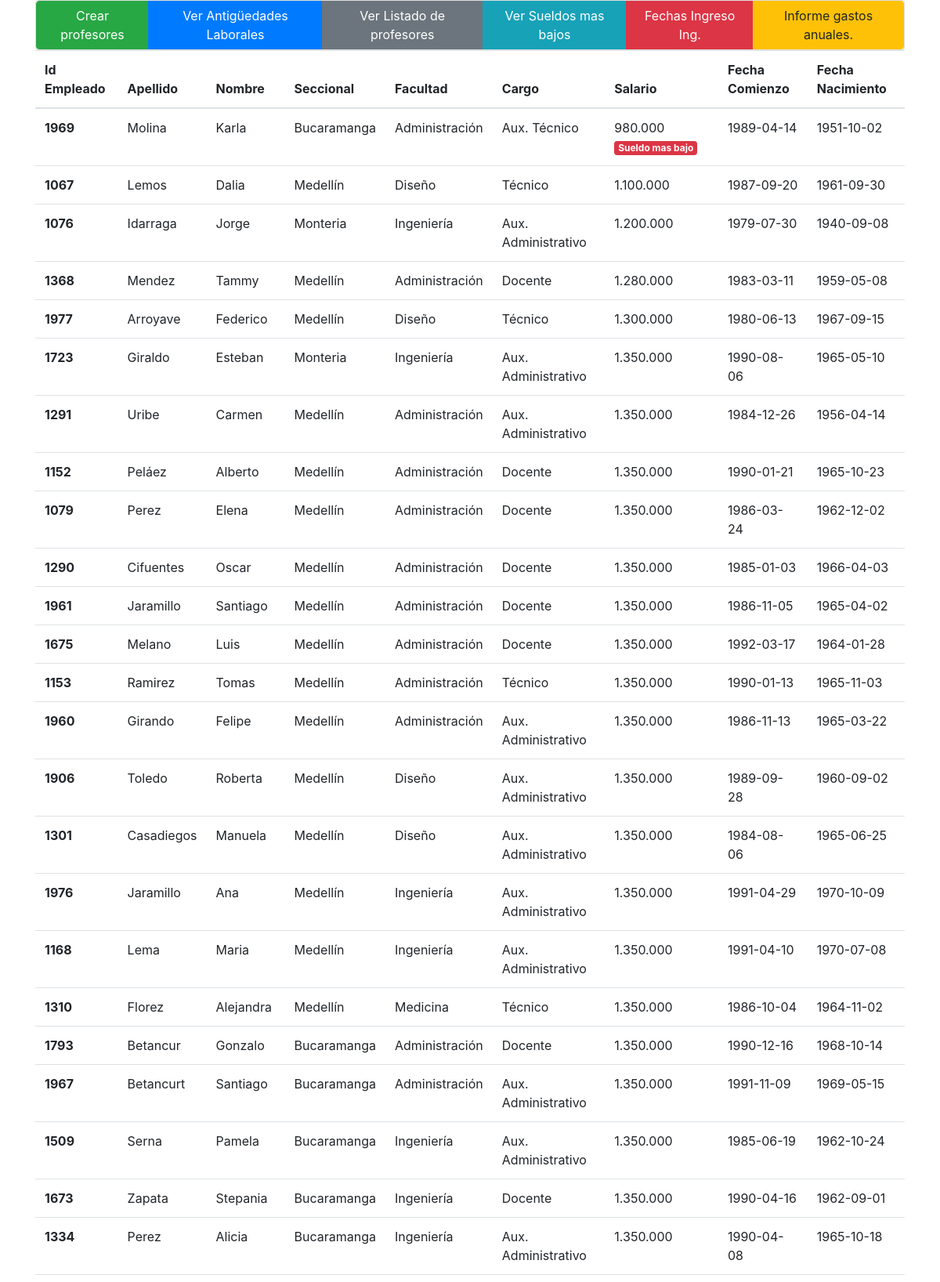
The app's page /vista/sueldomasbajo.php (upper part) with its own data.
### tables this page shows
CREATE TABLE `profesores` (
  `id` int(11) NOT NULL,
  `id_empleado` int(11) NOT NULL,
  `apellido` varchar(255) NOT NULL,
  `nombre` varchar(255) NOT NULL,
  `seccional` varchar(40) NOT NULL,
  `facultad` varchar(40) NOT NULL,
  `cargo` varchar(40) NOT NULL,
  `salario` int(20) NOT NULL,
  `fecha_comienzo` date NOT NULL,
  `fecha_nacimiento` date NOT NULL
);

### modelo/conexion.php (called while the page is built)
<?php
class Conexion
{
	static public function conectar(){
		$link = new PDO("mysql:host=localhost;dbname=profesores","root","martin07081988");
		$link->exec("set names utf8");
		$link->setAttribute(PDO::ATTR_ERRMODE, PDO::ERRMODE_EXCEPTION);
		return $link;
	}
}

### modelo/profesores.model.php (called while the page is built, shortened)
<?php
	require_once 'conexion.php';
	class ProfesorModel	{
		static public function mdlListarSueldosMasBajos(){
			try {
				$stmt = Conexion::conectar()->prepare("SELECT * from profesores ORDER BY salario ASC");
				$stmt->execute();
				$retorno = $stmt->fetchAll(PDO::FETCH_ASSOC);
			} catch (PDOException $e) {
				$error  = $e->getMessage();
			}
			if (isset($error)) {
				return $error;
			} else {
				return $retorno;
			}
		}
	}
?>

### controlador/profesor.controller.php (called while the page is built, shortened)
<?php
	class ProfesoresController
	{
		static public function ctrListarSueldoMasBajo(){
			$sueldomasbajo = ProfesorModel::mdlListarSueldosMasBajos();
			return $sueldomasbajo;
		}
	}
?>

### vista/sueldomasbajo.php (the view, shortened to what this page needs)
<?php
  $sueldomasbajo = ProfesoresController::ctrListarSueldoMasBajo();
  $i = 0;
?>
<!DOCTYPE html>
<html lang="en">
<head>
  <link rel="stylesheet" href="https://cdn.jsdelivr.net/npm/bootstrap@4.6.1/dist/css/bootstrap.min.css">
</head>
<body>
  <div class="container">
    <?php include 'menu.php'; ?>
    <table class="table">
      <thead>
        <tr>
          <th scope="col">Id Empleado</th>
          <th scope="col">Apellido</th>
          <th scope="col">Nombre</th>
          <th scope="col">Seccional</th>
          <th scope="col">Facultad</th>
          <th scope="col">Cargo</th>
          <th scope="col">Salario</th>
          <th scope="col">Fecha Comienzo</th>
          <th scope="col">Fecha Nacimiento</th>
        </tr>
      </thead>
      <tbody>
        <?php foreach ($sueldomasbajo as $val): ?>
          <tr>
            <th scope="row"><?= $val['id_empleado']?></th>
            <td><?= $val['apellido']?></td>
            <td><?= $val['nombre']?></td>
            <td><?= $val['seccional']?></td>
            <td><?= $val['facultad']?></td>
            <td><?= $val['cargo']?></td>
            <td><?= number_format($val['salario'],0,',','.')?> <?php if ($i==0): ?>
                <span class="badge badge-danger">Sueldo mas bajo</span>
              <?php endif ?></td>
            <td>
              <?= $val['fecha_comienzo']?>
            </td>
            <td><?= $val['fecha_nacimiento']?></td>
          </tr>
        <?php  $i++; endforeach ?>
      </tbody>
    </table>
  </div>
</body>
</html>

### records on screen
profesores: id_empleado "1969", apellido "Molina", nombre "Karla", seccional "Bucaramanga", facultad "Administración", cargo "Aux. Técnico", salario "980.000", shows "Sueldo mas bajo", fecha_comienzo "1989-04-14", fecha_nacimiento "1951-10-02"
profesores: id_empleado "1067", apellido "Lemos", nombre "Dalia", seccional "Medellín", facultad "Diseño", cargo "Técnico", salario "1.100.000", fecha_comienzo "1987-09-20", fecha_nacimiento "1961-09-30"
profesores: id_empleado "1076", apellido "Idarraga", nombre "Jorge", seccional "Monteria", facultad "Ingeniería", cargo "Aux. Administrativo", salario "1.200.000", fecha_comienzo "1979-07-30", fecha_nacimiento "1940-09-08"
profesores: id_empleado "1368", apellido "Mendez", nombre "Tammy", seccional "Medellín", facultad "Administración", cargo "Docente", salario "1.280.000", fecha_comienzo "1983-03-11", fecha_nacimiento "1959-05-08"
profesores: id_empleado "1977", apellido "Arroyave", nombre "Federico", seccional "Medellín", facultad "Diseño", cargo "Técnico", salario "1.300.000", fecha_comienzo "1980-06-13", fecha_nacimiento "1967-09-15"
profesores: id_empleado "1723", apellido "Giraldo", nombre "Esteban", seccional "Monteria", facultad "Ingeniería", cargo "Aux. Administrativo", salario "1.350.000", fecha_comienzo "1990-08-06", fecha_nacimiento "1965-05-10"
profesores: id_empleado "1291", apellido "Uribe", nombre "Carmen", seccional "Medellín", facultad "Administración", cargo "Aux. Administrativo", salario "1.350.000", fecha_comienzo "1984-12-26", fecha_nacimiento "1956-04-14"
profesores: id_empleado "1152", apellido "Peláez", nombre "Alberto", seccional "Medellín", facultad "Administración", cargo "Docente", salario "1.350.000", fecha_comienzo "1990-01-21", fecha_nacimiento "1965-10-23"
profesores: id_empleado "1079", apellido "Perez", nombre "Elena", seccional "Medellín", facultad "Administración", cargo "Docente", salario "1.350.000", fecha_comienzo "1986-03-24", fecha_nacimiento "1962-12-02"
profesores: id_empleado "1290", apellido "Cifuentes", nombre "Oscar", seccional "Medellín", facultad "Administración", cargo "Docente", salario "1.350.000", fecha_comienzo "1985-01-03", fecha_nacimiento "1966-04-03"
profesores: id_empleado "1961", apellido "Jaramillo", nombre "Santiago", seccional "Medellín", facultad "Administración", cargo "Docente", salario "1.350.000", fecha_comienzo "1986-11-05", fecha_nacimiento "1965-04-02"
profesores: id_empleado "1675", apellido "Melano", nombre "Luis", seccional "Medellín", facultad "Administración", cargo "Docente", salario "1.350.000", fecha_comienzo "1992-03-17", fecha_nacimiento "1964-01-28"
profesores: id_empleado "1153", apellido "Ramirez", nombre "Tomas", seccional "Medellín", facultad "Administración", cargo "Técnico", salario "1.350.000", fecha_comienzo "1990-01-13", fecha_nacimiento "1965-11-03"
profesores: id_empleado "1960", apellido "Girando", nombre "Felipe", seccional "Medellín", facultad "Administración", cargo "Aux. Administrativo", salario "1.350.000", fecha_comienzo "1986-11-13", fecha_nacimiento "1965-03-22"
profesores: id_empleado "1906", apellido "Toledo", nombre "Roberta", seccional "Medellín", facultad "Diseño", cargo "Aux. Administrativo", salario "1.350.000", fecha_comienzo "1989-09-28", fecha_nacimiento "1960-09-02"
profesores: id_empleado "1301", apellido "Casadiegos", nombre "Manuela", seccional "Medellín", facultad "Diseño", cargo "Aux. Administrativo", salario "1.350.000", fecha_comienzo "1984-08-06", fecha_nacimiento "1965-06-25"
profesores: id_empleado "1976", apellido "Jaramillo", nombre "Ana", seccional "Medellín", facultad "Ingeniería", cargo "Aux. Administrativo", salario "1.350.000", fecha_comienzo "1991-04-29", fecha_nacimiento "1970-10-09"
profesores: id_empleado "1168", apellido "Lema", nombre "Maria", seccional "Medellín", facultad "Ingeniería", cargo "Aux. Administrativo", salario "1.350.000", fecha_comienzo "1991-04-10", fecha_nacimiento "1970-07-08"
profesores: id_empleado "1310", apellido "Florez", nombre "Alejandra", seccional "Medellín", facultad "Medicina", cargo "Técnico", salario "1.350.000", fecha_comienzo "1986-10-04", fecha_nacimiento "1964-11-02"
profesores: id_empleado "1793", apellido "Betancur", nombre "Gonzalo", seccional "Bucaramanga", facultad "Administración", cargo "Docente", salario "1.350.000", fecha_comienzo "1990-12-16", fecha_nacimiento "1968-10-14"
profesores: id_empleado "1967", apellido "Betancurt", nombre "Santiago", seccional "Bucaramanga", facultad "Administración", cargo "Aux. Administrativo", salario "1.350.000", fecha_comienzo "1991-11-09", fecha_nacimiento "1969-05-15"
profesores: id_empleado "1509", apellido "Serna", nombre "Pamela", seccional "Bucaramanga", facultad "Ingeniería", cargo "Aux. Administrativo", salario "1.350.000", fecha_comienzo "1985-06-19", fecha_nacimiento "1962-10-24"
profesores: id_empleado "1673", apellido "Zapata", nombre "Stepania", seccional "Bucaramanga", facultad "Ingeniería", cargo "Docente", salario "1.350.000", fecha_comienzo "1990-04-16", fecha_nacimiento "1962-09-01"
profesores: id_empleado "1334", apellido "Perez", nombre "Alicia", seccional "Bucaramanga", facultad "Ingeniería", cargo "Aux. Administrativo", salario "1.350.000", fecha_comienzo "1990-04-08", fecha_nacimiento "1965-10-18"
